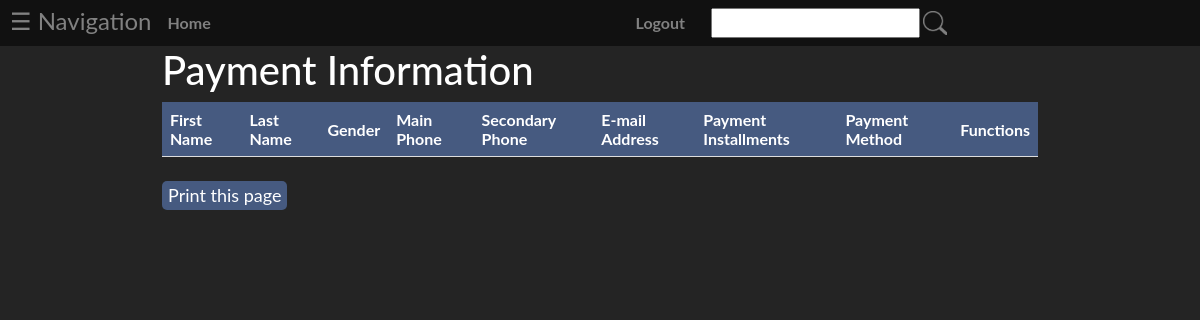
The app's page /Customer/payment, older data.
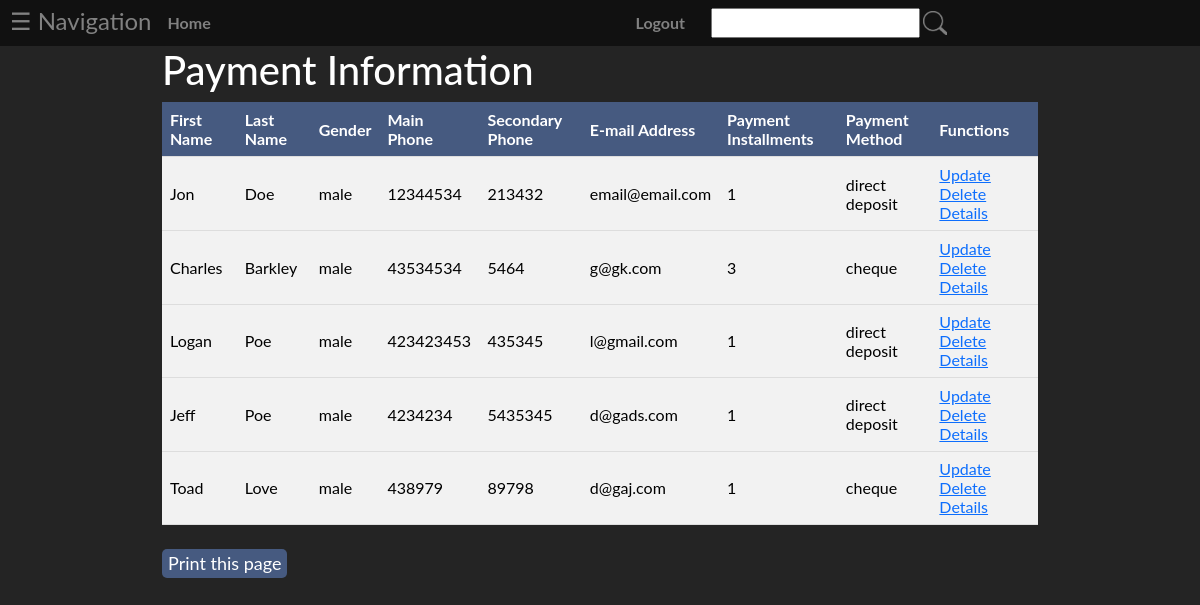
The same page, newer data.
### tables this page shows
CREATE TABLE `customer` (
  `customer_id` int(11) NOT NULL,
  `first_name` varchar(25) NOT NULL,
  `last_name` varchar(24) NOT NULL,
  `gender` varchar(25) NOT NULL,
  `address` varchar(50) NOT NULL,
  `city` varchar(25) NOT NULL,
  `postal_code` varchar(25) NOT NULL,
  `main_phone` varchar(25) NOT NULL,
  `secondary_phone` varchar(25) NOT NULL,
  `email` varchar(50) NOT NULL,
  `laval_reward` varchar(25) NOT NULL,
  `payment_installments` int(11) NOT NULL,
  `payment_method` varchar(25) NOT NULL
);

### app/core/App.php (called while the page is built, shortened)
<?php
	class App{
		private $method = 'index';
		public function __construct(){
			$url = self::parseUrl();
			if(isset($url[0])){
				unset($url[0]);
			}
			$this->controller = new $this->controller;
			if(isset($url[1])){
				if(method_exists($this->controller, $url[1])){
					$this->method = $url[1];
				}
				unset($url[1]);
			}
			$this->params = $url ? array_values($url) : [];
			call_user_func_array([$this->controller, $this->method], $this->params);
		}
		private static function parseUrl(){
			if(isset($_GET['url'])){
				return explode('/',
					filter_var(
						rtrim($_GET['url'], '/'),
						FILTER_SANITIZE_URL)
				);
			}
		}
	}

### index.php (called while the page is built, shortened)
<?php
	new \app\core\App();

### app/models/Customer.php (called while the page is built, shortened)
<?php
class Customer extends \app\core\Model {
	function getAll() {
		$SQL = 'SELECT * FROM customer';
		$STMT = self::$_connection->prepare($SQL);
		$STMT->execute();
		$STMT->setFetchMode(\PDO::FETCH_CLASS, "app\models\Customer");
		return $STMT->fetchAll();
	}
}

### app/core/DBConnection.php (called while the page is built, shortened)
<?php
class DBConnection{
	static $connection = null;
	private function __construct(){
		if(self::$connection == null){
			$host = 'localhost';
			$DBname = 'sysdevproject';
			$user = 'root';
			$password = '';
			self::$connection = new \PDO("mysql:host=$host;dbname=$DBname", $user, $password);
		}
}
	public static function getInstance(){
		return self::$connection;
	}
}

### app/views/Customer/payment.php (the view, shortened to what this page needs)
<html>
<head>
	<link href="https://cdn.jsdelivr.net/npm/bootstrap@5.1.3/dist/css/bootstrap.min.css" rel="stylesheet">
	<link rel="stylesheet" type="text/css" href="/app/styles/general.css">
	<link rel="stylesheet" type="text/css" href="/app/styles/tables.css">
</head>
<form action="" method="Post">
<body>
	<div class='container'>
		<h1>Payment Information</h1>
		<table>
			<tr>
				<th>First Name</th> <th>Last Name</th> <th>Gender</th> <th>Main Phone</th>
				<th>Secondary Phone</th> <th>E-mail Address</th> <th>Payment Installments</th>
				<th>Payment Method</th> <th>Functions</th>
			</tr>
			<?php
				foreach ($data as $customer) {
					echo "<tr class='data'>
						<td>$customer->first_name</td>
						<td>$customer->last_name</td>
						<td>$customer->gender</td>
						<td>$customer->main_phone</td>
						<td>$customer->secondary_phone</td>
						<td>$customer->email</td>
						<td>$customer->payment_installments</td>
						<td>$customer->payment_method</td>
						<td>
							<a href='/Customer/update/$customer->customer_id'>" . "Update" . "</a>
							<a href='/Customer/delete/$customer->customer_id'>" . "Delete" . "</a>
							<a href='/Customer/details/$customer->customer_id'>" . "Details" . "</a>
						</td>
					<tr>";
				}
			?>
		</table>
		<br>
		<button class="print" onClick="window.print()">Print this page</button>
	</div>
</body>
</html>

Row changes from the older to the newer data that the page shows:
added customer: first_name "Jon", last_name "Doe", gender "male", main_phone "12344534", secondary_phone "213432", email "email@email.com", payment_installments "1", payment_method "direct deposit"
added customer: first_name "Charles", last_name "Barkley", gender "male", main_phone "43534534", secondary_phone "5464", email "g@gk.com", payment_installments "3", payment_method "cheque"
added customer: first_name "Logan", last_name "Poe", gender "male", main_phone "423423453", secondary_phone "435345", email "l@gmail.com", payment_installments "1", payment_method "direct deposit"
added customer: first_name "Jeff", last_name "Poe", gender "male", main_phone "4234234", secondary_phone "5435345", email "d@gads.com", payment_installments "1", payment_method "direct deposit"
added customer: first_name "Toad", last_name "Love", gender "male", main_phone "438979", secondary_phone "89798", email "d@gaj.com", payment_installments "1", payment_method "cheque"
